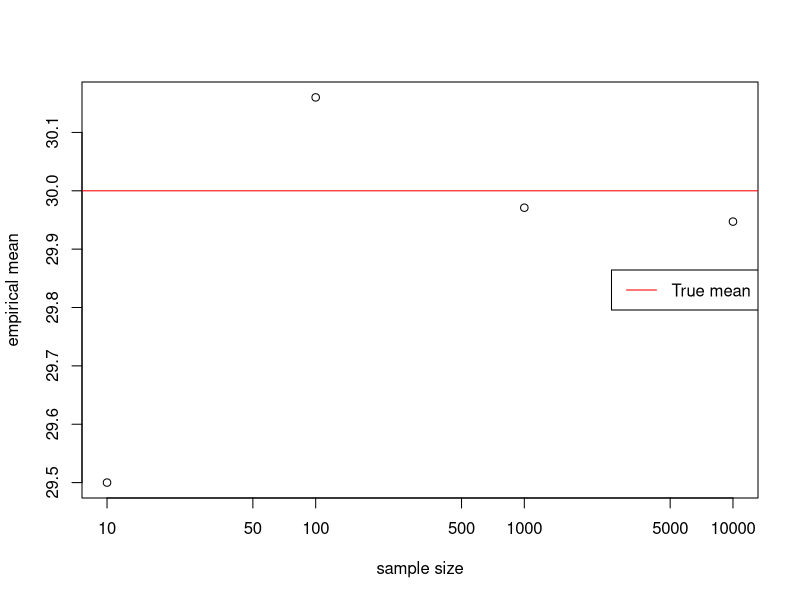
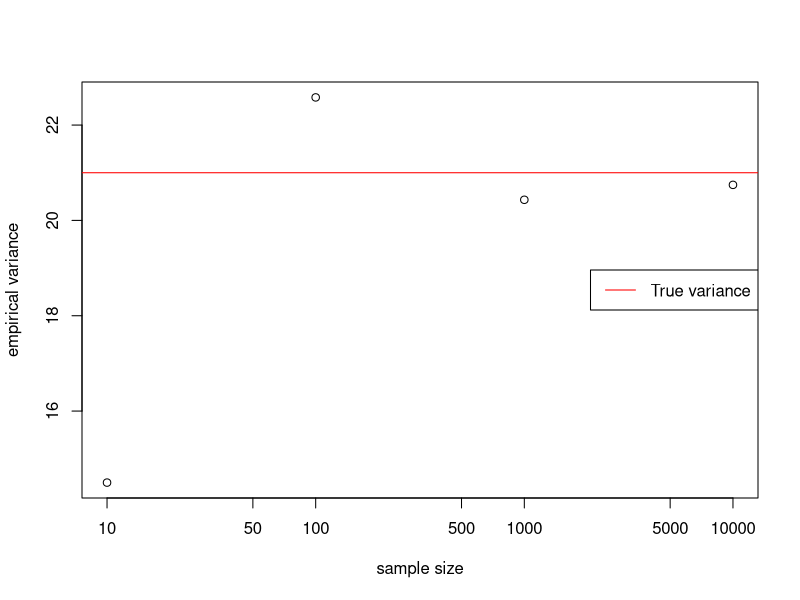
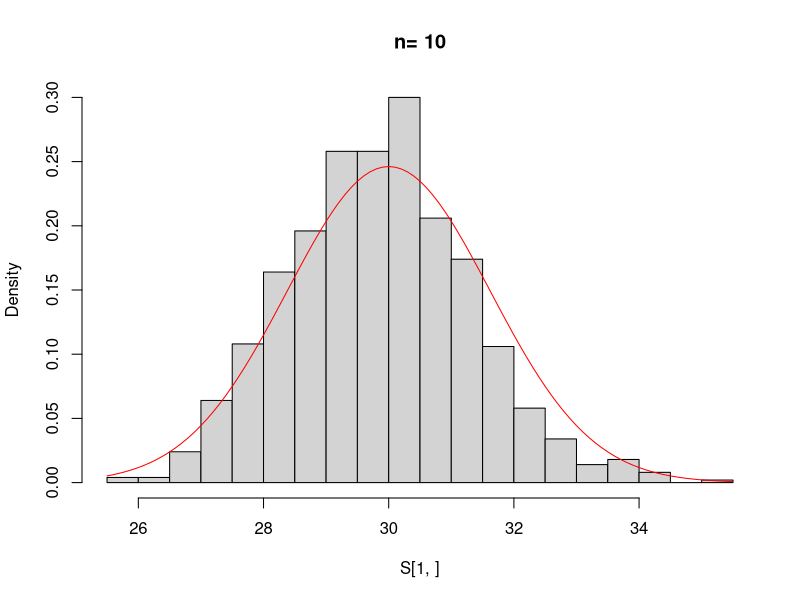
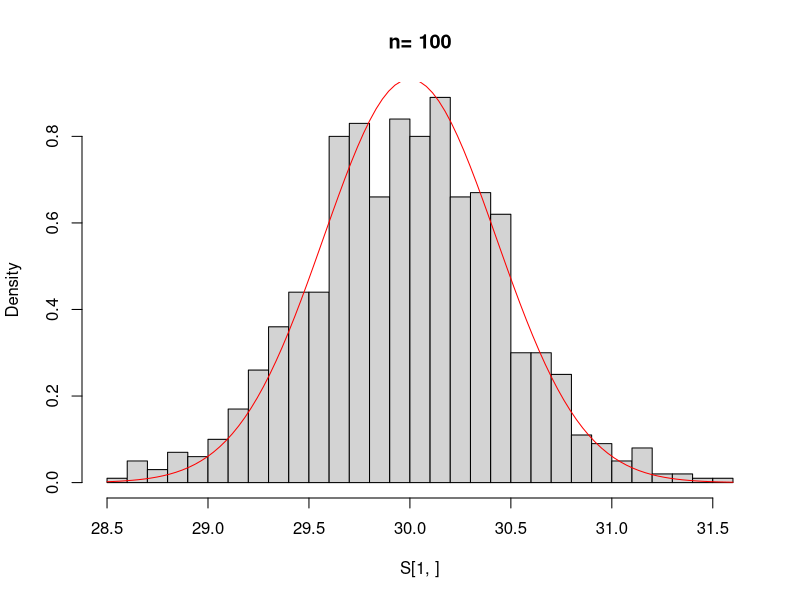
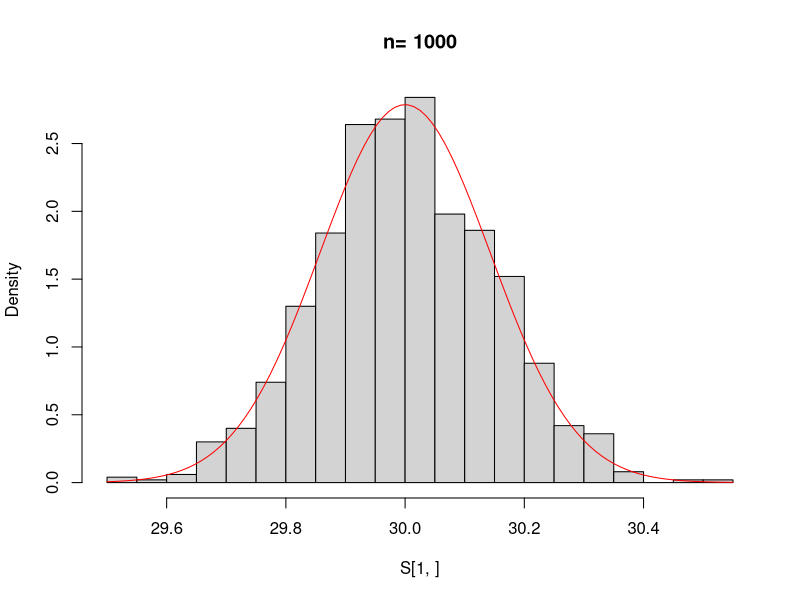
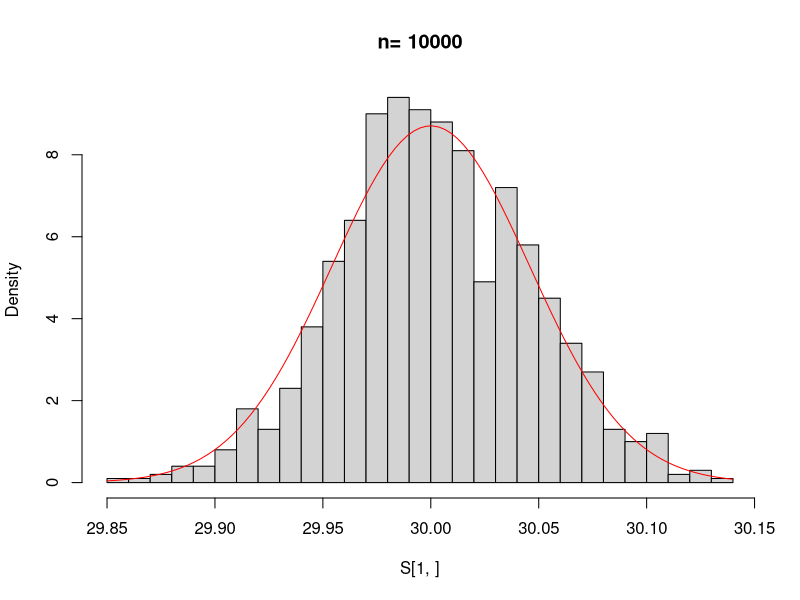

Source code (R) for these figures, in order:
## ---- chunk 1
knitr::opts_chunk$set(echo = TRUE)
## ---- chunk 2
experiment <- function(n){
  S <- rbinom(n, size = 100, prob = 0.3)
  m <- mean(S)
  v <- var(S)
  sd <- sqrt(var(S))
  return(c(m, v, sd))
}
experiment(100)
## ---- chunk 3
D <- sapply(c(10, 100, 1000, 10000), experiment)
plot(c(10, 100, 1000, 10000), D[1,],
     xlab = "sample size", ylab = "empirical mean", 
     log = "x")
abline(h = 30, col = "red")
legend("right", legend = "True mean", col = "red", 
       lty = 1 )
## ---- chunk 4
plot(c(10, 100, 1000, 10000), D[2,],
     xlab = "sample size", ylab = "empirical variance"
     , log = "x")
abline(h = 21, col = "red")
legend("right", legend = "True variance", 
       col = "red",
       lty = 1 )
## ---- chunk 5
big_experiment <- function(n){
  S <- replicate(n = 1000, experiment(n))
  hist(S[1,], breaks = "FD", probability = TRUE,
       main = paste("n=", n))
  v <- var(S[1,])
  se <- S[3,1] / sqrt(n)
  curve( dnorm(x, mean = 30, sd = se), add = TRUE, 
         col = "red")
  return( c(v, sqrt(v), se))
}

sapply( 10^(1:4), big_experiment)
